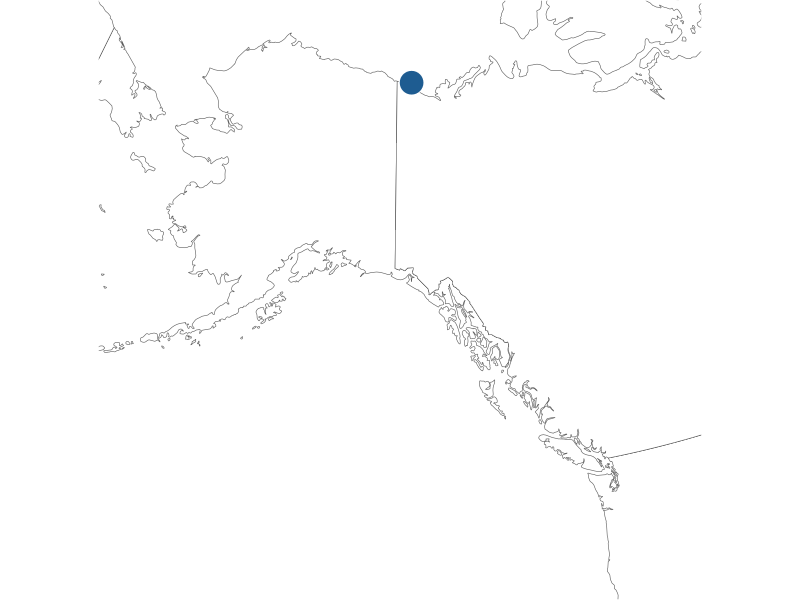

This chart was generated by the following R code: (Note: this script raises an error after producing the figure.)
# Quick script for Joe to generate map of North America with QHI location
# Jakob Assmann j.assmann@bio.au.dk 4 November 2020

# Dependencies
library(sf)
library(dplyr)
library(ggplot2)
library(cowplot)
library(rnaturalearth)
library(rnaturalearthdata)

# Define lambert conformic conic crs 
lambert_conformic <- 'PROJCS["North_America_Lambert_Conformal_Conic",
                            GEOGCS["GCS_North_American_1983",
                                   DATUM["North_American_Datum_1983",
                                         SPHEROID["GRS_1980",6378137,298.257222101]],
                                   PRIMEM["Greenwich",0],
                                   UNIT["Degree",0.017453292519943295]],
                            PROJECTION["Lambert_Conformal_Conic_2SP"],
                            PARAMETER["False_Easting",0],
                            PARAMETER["False_Northing",0],
                            PARAMETER["Central_Meridian",-140], 
                            PARAMETER["Standard_Parallel_1",20],
                            PARAMETER["Standard_Parallel_2",60],
                            PARAMETER["Latitude_Of_Origin",40],
                            UNIT["Meter",1],
                            AUTHORITY["EPSG","102009"]]'

world <- ne_countries(scale = "medium", returnclass = "sf") %>%
  st_transform(lambert_conformic)
qhi_location <- data.frame(y = c(69.58), x = c(-139.05), label = "Qikiatruk") %>%
  st_as_sf(coords = c("x", "y"),crs = "+proj=longlat +datum=WGS84 +no_defs") %>%
  st_transform(lambert_conformic)
map_bounds <- data.frame(y = c(40, 70), x = c(-162.5, -97.5)) %>%
  st_as_sf(coords = c("x", "y"),crs = "+proj=longlat +datum=WGS84 +no_defs") %>%
  st_transform(lambert_conformic) %>%
  st_coordinates()
canada_map <- ggplot() + geom_sf(data = world, fill = "#ffffffFF", size = 0.5) + 
  geom_sf(data = qhi_location, colour = "white",
          fill = "#1e5c91FF", shape = 21, size = 8) +  
  coord_sf(xlim = c(min(map_bounds[,1]),
                    max(map_bounds[,1])),
           ylim = c(min(map_bounds[,2]),
                    max(map_bounds[,2])), expand = F) +
  theme(legend.title = element_blank(),
        axis.text = element_blank(),
        axis.line = element_blank(),
        axis.ticks = element_blank(),
        axis.ticks.length = unit(0, "mm"),
        axis.title = element_blank(),
        panel.grid.minor = element_line(colour = "white"),
        panel.grid.major = element_line(colour = "white"), 
        plot.margin=grid::unit(c(0,0,0,0), "mm"),
        panel.background = element_rect(fill = "white"), 
        panel.border = element_rect(colour = "white", fill=NA, size=0.5)
  ) 
# theme(panel.background = element_rect(fill = "lightskyblue"))
canada_map
save_plot(canada_map, filename = "figures/map_figure/canada_map.png",
          base_aspect_ratio = 1, base_height = 5)  
